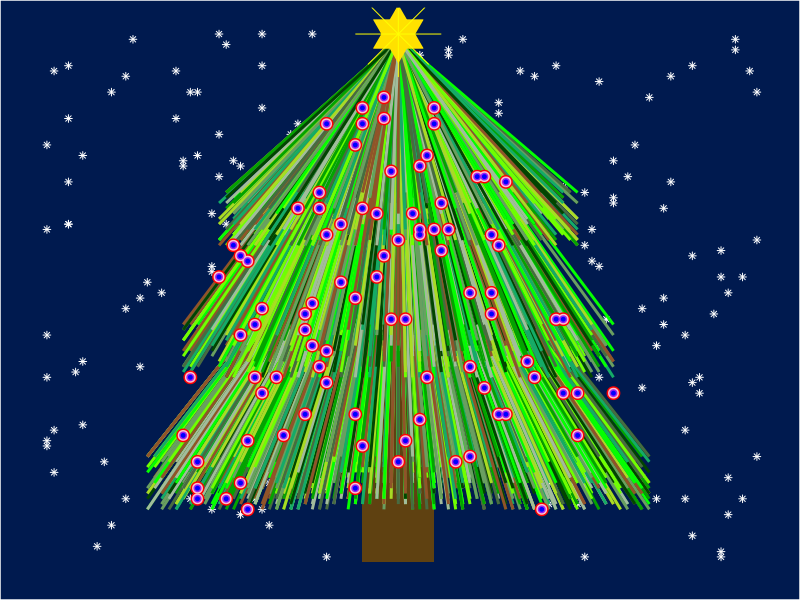
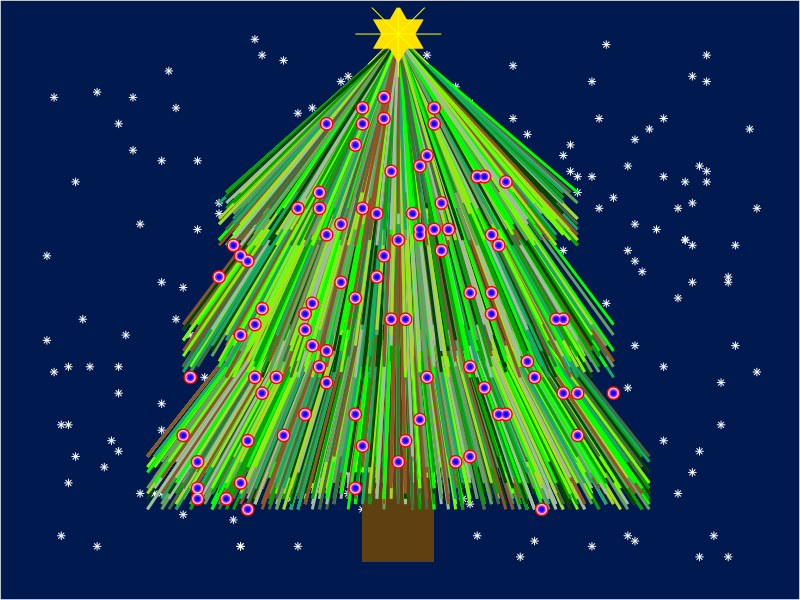

Recreate these plots in R, in order.
library(dplyr)
library(ggplot2)

group <- c(rep(1:1000, 2), rep(1001:1500, 2), rep(1501:2000, 2))
x <- c(sample(15:85, 1000, replace = TRUE), rep(50,1000),
       sample(20:80, 500, replace = TRUE), rep(50,500),
       sample(25:75, 500, replace = TRUE), rep(50,500)
       )
y <- c(sample(10:20, 1000, replace = TRUE), rep(80, 1000),
       sample(35:45, 500, replace = TRUE), rep(99, 500),
       sample(60:70, 500, replace = TRUE), rep(99, 500))
color <- rep(c('a' ,'b' ,'c' ,'d' ,'e', 'f', 'g', 'i', 'j', 'k'), 400)

df <- as.data.frame(list(group, x, y, color))
colnames(df) <- c("group", "x", "y", "color")

x2 <- c(sample(20:80, 30, replace = TRUE), sample(25:75, 30, replace = TRUE), 
        sample(35:65, 21, replace = TRUE), sample(40:60, 9, replace = TRUE))
y2 <- c(sample(10:35, 30, replace = TRUE), sample(35:60, 30, replace = TRUE),
        sample(60:75, 21, replace = TRUE), sample(75:90, 9, replace = TRUE))

ggplot() +
  geom_point(aes(x = sample(1:100, 200, replace = TRUE),
                 y = sample(1:100, 200, replace = TRUE)),
             color = "white", shape = 8) +
  geom_col(aes(x = 50, y = 80), width = 10, fill = "#5f4111") +
  geom_line(aes(x = x, y = y, group = group, color = color),
            data =  df, size = 1) +
  scale_color_manual(values = c("#04ff00", "#03a300", "#014500", "#699f60", "#476b41", 
                                "#a9db24", "#905429", "#14ab67", "#a2bc9c", "#6fff00")) +
  geom_point(aes(x = x2, y = y2),  color = "red", size = 4) +
  geom_point(aes(x = x2, y = y2),  color = "pink", size = 3) +
  geom_point(aes(x = x2, y = y2),  color = "purple", size = 2) +
  geom_point(aes(x = x2, y = y2),  color = "blue", size = 1) +
  geom_point(aes(x = 50, y= 100), color = "#ffe100", fill = "#ffe100", size = 12, shape= 25) +
  geom_point(aes(x = 50, y= 100), color = "#ffe100", fill = "#ffe100", size = 12, shape= 24) +
  geom_point(aes(x = 50, y= 100), color = "yellow", size = 20, shape= 8) +
  theme(axis.line=element_blank(),
        axis.text.x=element_blank(),
        axis.text.y=element_blank(),
        axis.ticks=element_blank(),
        axis.title.x=element_blank(),
        axis.title.y=element_blank(),
        legend.position="none",
        panel.background=element_blank(),
        panel.border=element_blank(),
        panel.grid.major=element_blank(),
        panel.grid.minor=element_blank(),
        plot.background=element_rect(fill = "#001a4f"))


ggsave("Choinka.png", units = c("cm"), width = 19, height = 15)
